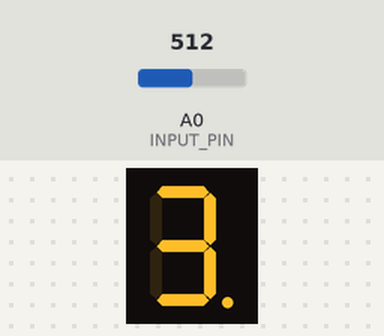
Recording of a sketch running on a simulated Arduino Uno, built with avr-gcc and run on an emulated ATmega328P. On the bench: 1-digit seven-segment display. Wiring (inferred from the names in the program): 1-digit 7-segment display, segments lit when HIGH: segments pin 12, pin 11, pin 10, pin 9, pin 8, pin 7, pin 6, pin 13. The test bench sets the inputs (shaded band); at power-on: A0 (INPUT_PIN) = 512. Random numbers use the default seed unless the sketch sets one; the segment pins are drawn as the display they are named for; what the sketch prints to the serial monitor is not drawn.

Above: at 1.2 s.
1.3 s: A0 (INPUT_PIN) set to 533
2.8 s: A0 (INPUT_PIN) set to 563
At 4.0 s:
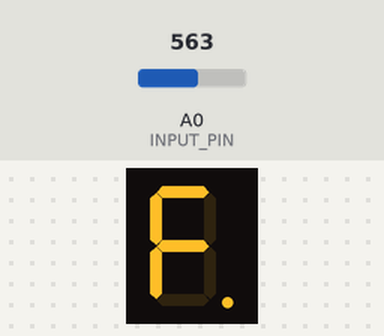
4.3 s: A0 (INPUT_PIN) set to 511
At 6.1 s:
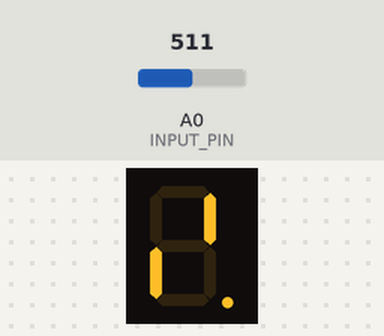
6.8 s: A0 (INPUT_PIN) set to 716
At 7.4 s:
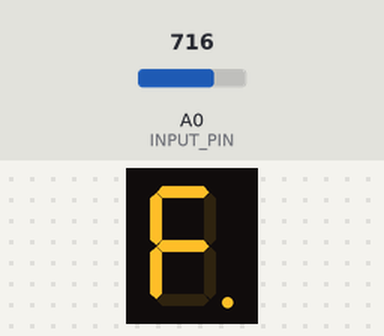
8.3 s: A0 (INPUT_PIN) set to 735
10.5 s: A0 (INPUT_PIN) set to 758
At 12.4 s:
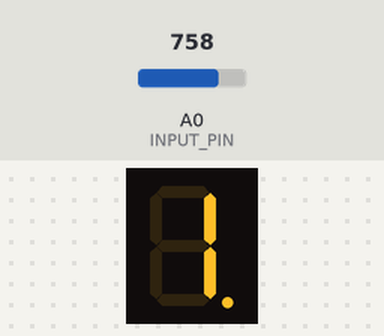
Timing chart, 0 to 13.9 s (numbered marks = the images above; inputs shaded):
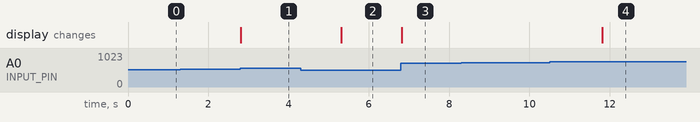

Measured:
- the behaviour switches between 546 and 547 on A0 (INPUT_PIN) (found by bisection; images 0 and 1)
- the behaviour switches between 748 and 749 on A0 (INPUT_PIN) (found by bisection; images 3 and 4)
- after the input at 1.3 s, every drawn part: stays the same
- after the input at 2.8 s, the display: changes at once (image 1)
- after the input at 4.3 s, the display: changes after 1.0 s (image 2)
- after the input at 6.8 s, the display: changes at once (image 3)
- after the input at 8.3 s, every drawn part: stays the same
- after the input at 10.5 s, the display: changes after 1.3 s (image 4)

The sketch:

guessTheNumber.ino
```cpp
#define INPUT_PIN A0

class SsdDriver {
    const int ssdMap[12] = {0b1111110, 0b0110000, 0b1101101, 0b1111001, 0b0110011, 0b1011011, 0b1011111, 0b1110000, 0b1111111, 0b1111011, 0b0001110, 0b1000110};
    int ssdPins[8];
    int displaying;
    bool dpState;

    void update() {
        if (displaying < 0 || displaying > 11) {
            for (int i=0; i<6; i++) {
                digitalWrite(ssdPins[i], HIGH);
            }
            digitalWrite(ssdPins[6], LOW);
            digitalWrite(ssdPins[7], dpState);
            return;
        }
        int ssdVal = ssdMap[displaying];
        for (int i=0; i<7; i++) {
            digitalWrite(ssdPins[i], ((ssdVal >> 6-i) & 0b1) ^ 0b1);
        }
        digitalWrite(ssdPins[7], dpState);
    }

   public:
    SsdDriver(int pins[]) {
        for (int i=0; i<8; i++) {
            this->ssdPins[i] = pins[i];
            pinMode(pins[i], OUTPUT);
        }
        this->displaying = -1;
        this->dpState = HIGH;
        update();
    }

    void setDisplay(int num) {
        this->displaying = num;
        update();
    }

    void toggleDpState() {
        this->dpState ^= 0b1;
        update();
    }
};

int readButtons(int pin) {
    const int voltageMap[16][2] = {
        {1023, 0b0000},
        {815, 0b0001},
        {682, 0b0010},
        {582, 0b0011},
        {511, 0b0100},
        {453, 0b0101},
        {408, 0b0110},
        {370, 0b0111},
        {335, 0b1000},
        {309, 0b1001},
        {287, 0b1010},
        {268, 0b1011},
        {252, 0b1100},
        {237, 0b1101},
        {224, 0b1110},
        {212, 0b1111}
    };
    int pinValue = analogRead(pin);
    int minDiff = 16000;
    int minIdx = -1;
    for (int i=0; i<16; i++) {
        if (abs(pinValue - voltageMap[i][0]) < minDiff) {
            minDiff = abs(pinValue - voltageMap[i][0]);
            minIdx = i;
        }
    }
    int states = voltageMap[minIdx][1];
    return states;
}

const int ssdPins[8] = {6, 7, 8, 9, 10, 11, 12, 13};

SsdDriver driver(ssdPins);

void setup() {
    pinMode(INPUT_PIN, INPUT);
    randomSeed(analogRead(A5));
    Serial.begin(9600);
}

void loop() {
    int target = random(1, 10);
    Serial.print("Current target: ");
    Serial.println(target);
    int currGuess = 1;
    int buttonsState;
    bool buttonState1 = 0;
    bool buttonState2 = 0;
    bool lastButtonState1 = 0;
    bool lastButtonState2 = 0;
    driver.setDisplay(currGuess);
    while (1) {
        while (1) {
            buttonsState = readButtons(INPUT_PIN);
            buttonState1 = buttonsState & 0b1;
            buttonState2 = buttonsState & 0b10;
            if (buttonState1 > lastButtonState1) {
                currGuess++;
                currGuess = (currGuess-1)%9+1;
                driver.setDisplay(currGuess);
            }
            if (buttonState2 > lastButtonState2) {
                break;
            }
            lastButtonState1 = buttonState1;
            lastButtonState2 = buttonState2;
            delay(50);
        }
        if (currGuess > target) {
            driver.setDisplay(11);
            delay(2500);
        } else if (currGuess < target) {
            driver.setDisplay(10);
            delay(2500);
        } else {
            driver.setDisplay(0);
            delay(2500);
            break;
        }
        driver.setDisplay(currGuess);
    }
}
```
